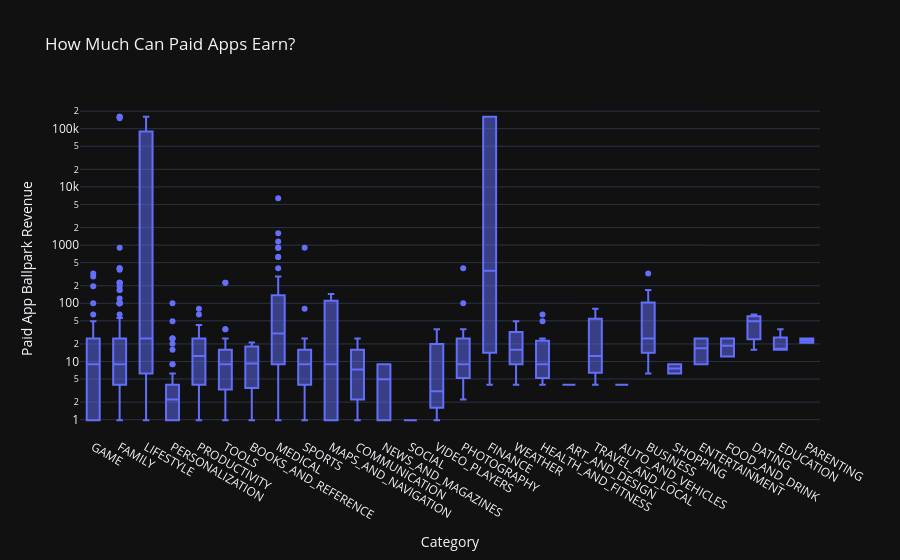

Source (notebook cell):
### Markdown cell above
# Plotly Box Plots: Revenue by App Category

**Challenge**: See if you can generate the chart below: 

<img src=https://imgur.com/v4CiNqX.png>

Looking at the hover text, how much does the median app earn in the Tools category? If developing an Android app costs $30,000 or thereabouts, does the average photography app recoup its development costs?

Hint: I've used 'min ascending' to sort the categories.

### Code cell
pd.options.display.float_format = '{:,.2f}'.format
df_paid_apps = df_apps_clean[df_apps_clean['Type'] == 'Paid']
df_paid_apps.head()
df_paid_apps.Price = df_paid_apps.Price.str.replace('$','')
df_paid_apps.Price = pd.to_numeric(df_paid_apps.Price, downcast = 'float')
df_paid_apps['Revenue_Estimated'] = df_paid_apps.Price * df_paid_apps.Price
df_paid_apps.head()
box = px.box(df_paid_apps,
             x='Category',
             y='Revenue_Estimated',
             title='How Much Can Paid Apps Earn?')

box.update_layout(xaxis_title='Category',
                  yaxis_title='Paid App Ballpark Revenue',
                  xaxis={'categoryorder':'min ascending'},
                  yaxis=dict(type='log'))
box.show()

### Figure 1 — Plotly figure (JSON) as saved in the notebook; plotly's stock layout.template omitted (floating-point values rounded to 4 significant figures; data arrays with more than 128 entries replaced by an {"elided": "..."} marker saying what was removed)
{"data": [{"alignmentgroup": "True", "hovertemplate": "Category=%{x}<br>Revenue_Estimated=%{y}<extra></extra>", "legendgroup": "", "marker": {"color": "#636efa"}, "name": "", "notched": false, "offsetgroup": "", "orientation": "v", "showlegend": false, "x": {"elided": "604 str values"}, "x0": " ", "xaxis": "x", "y": {"elided": "604 float values"}, "y0": " ", "yaxis": "y", "type": "box"}], "layout": {"xaxis": {"anchor": "y", "domain": [0.0, 1.0], "title": {"text": "Category"}, "categoryorder": "min ascending"}, "yaxis": {"anchor": "x", "domain": [0.0, 1.0], "title": {"text": "Paid App Ballpark Revenue"}, "type": "log"}, "legend": {"tracegroupgap": 0}, "title": {"text": "How Much Can Paid Apps Earn?"}, "boxmode": "group"}}
